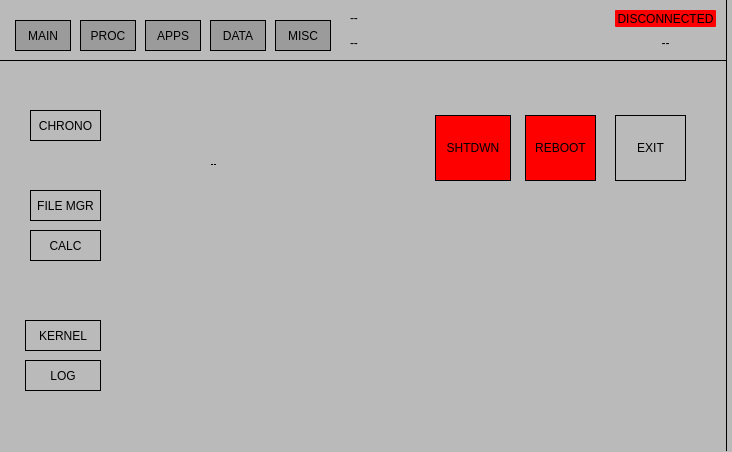
<?xml version="1.0" encoding="UTF-8"?>
<ui version="4.0">
 <class>Form</class>
 <widget class="QWidget" name="Form">
  <property name="geometry">
   <rect>
    <x>0</x>
    <y>0</y>
    <width>732</width>
    <height>452</height>
   </rect>
  </property>
  <property name="cursor">
   <cursorShape>CrossCursor</cursorShape>
  </property>
  <property name="windowTitle">
   <string>Form</string>
  </property>
  <property name="styleSheet">
   <string notr="true">background-color: rgb(186, 186, 186);
border-radius: 1px;</string>
  </property>
  <widget class="QStackedWidget" name="stackedWidget">
   <property name="geometry">
    <rect>
     <x>10</x>
     <y>55</y>
     <width>711</width>
     <height>386</height>
    </rect>
   </property>
   <property name="cursor">
    <cursorShape>CrossCursor</cursorShape>
   </property>
   <property name="styleSheet">
    <string notr="true">border:0px solid black; 
QHeaderView::section { background-color: rgb(186, 186, 186) }</string>
   </property>
   <property name="currentIndex">
    <number>4</number>
   </property>
   <widget class="QWidget" name="obc">
    <widget class="QWidget" name="gridLayoutWidget">
     <property name="geometry">
      <rect>
       <x>-10</x>
       <y>5</y>
       <width>726</width>
       <height>386</height>
      </rect>
     </property>
     <layout class="QGridLayout" name="device_grid" rowstretch="0" columnstretch="0">
      <property name="sizeConstraint">
       <enum>QLayout::SetDefaultConstraint</enum>
      </property>
      <property name="spacing">
       <number>0</number>
      </property>
     </layout>
    </widget>
   </widget>
   <widget class="QWidget" name="nav">
    <widget class="QWidget" name="gridLayoutWidget_2">
     <property name="geometry">
      <rect>
       <x>-10</x>
       <y>5</y>
       <width>726</width>
       <height>391</height>
      </rect>
     </property>
     <layout class="QGridLayout" name="processes_grid"/>
    </widget>
   </widget>
   <widget class="QWidget" name="env">
    <widget class="QWidget" name="gridLayoutWidget_3">
     <property name="geometry">
      <rect>
       <x>-10</x>
       <y>5</y>
       <width>726</width>
       <height>391</height>
      </rect>
     </property>
     <layout class="QGridLayout" name="applications_grid"/>
    </widget>
   </widget>
   <widget class="QWidget" name="data">
    <widget class="QWidget" name="gridLayoutWidget_4">
     <property name="geometry">
      <rect>
       <x>0</x>
       <y>5</y>
       <width>676</width>
       <height>326</height>
      </rect>
     </property>
     <layout class="QGridLayout" name="gridLayout_4"/>
    </widget>
   </widget>
   <widget class="QWidget" name="apps">
    <widget class="QPushButton" name="start_syslog_button">
     <property name="geometry">
      <rect>
       <x>15</x>
       <y>305</y>
       <width>76</width>
       <height>31</height>
      </rect>
     </property>
     <property name="font">
      <font>
       <pointsize>9</pointsize>
       <stylestrategy>PreferDefault</stylestrategy>
      </font>
     </property>
     <property name="cursor">
      <cursorShape>PointingHandCursor</cursorShape>
     </property>
     <property name="focusPolicy">
      <enum>Qt::WheelFocus</enum>
     </property>
     <property name="styleSheet">
      <string notr="true">border: 1px solid black; 
border-radius: 25px;
background-color: rgb(186, 186, 186);</string>
     </property>
     <property name="text">
      <string>LOG</string>
     </property>
    </widget>
    <widget class="QPushButton" name="start_dmesg_button">
     <property name="geometry">
      <rect>
       <x>15</x>
       <y>265</y>
       <width>76</width>
       <height>31</height>
      </rect>
     </property>
     <property name="font">
      <font>
       <pointsize>9</pointsize>
       <stylestrategy>PreferDefault</stylestrategy>
      </font>
     </property>
     <property name="cursor">
      <cursorShape>PointingHandCursor</cursorShape>
     </property>
     <property name="focusPolicy">
      <enum>Qt::WheelFocus</enum>
     </property>
     <property name="styleSheet">
      <string notr="true">border: 1px solid black; 
border-radius: 25px;
background-color: rgb(186, 186, 186);</string>
     </property>
     <property name="text">
      <string>KERNEL</string>
     </property>
    </widget>
    <widget class="QPushButton" name="chrono_button">
     <property name="geometry">
      <rect>
       <x>20</x>
       <y>55</y>
       <width>71</width>
       <height>31</height>
      </rect>
     </property>
     <property name="font">
      <font>
       <pointsize>9</pointsize>
       <stylestrategy>PreferDefault</stylestrategy>
      </font>
     </property>
     <property name="cursor">
      <cursorShape>PointingHandCursor</cursorShape>
     </property>
     <property name="focusPolicy">
      <enum>Qt::WheelFocus</enum>
     </property>
     <property name="styleSheet">
      <string notr="true">border: 1px solid black; 
border-radius: 25px;
background-color: rgb(186, 186, 186);</string>
     </property>
     <property name="text">
      <string>CHRONO</string>
     </property>
    </widget>
    <widget class="QPushButton" name="file_manager_button">
     <property name="geometry">
      <rect>
       <x>20</x>
       <y>135</y>
       <width>71</width>
       <height>31</height>
      </rect>
     </property>
     <property name="font">
      <font>
       <pointsize>9</pointsize>
       <stylestrategy>PreferDefault</stylestrategy>
      </font>
     </property>
     <property name="cursor">
      <cursorShape>PointingHandCursor</cursorShape>
     </property>
     <property name="focusPolicy">
      <enum>Qt::WheelFocus</enum>
     </property>
     <property name="styleSheet">
      <string notr="true">border: 1px solid black; 
border-radius: 25px;
background-color: rgb(186, 186, 186);</string>
     </property>
     <property name="text">
      <string>FILE MGR</string>
     </property>
    </widget>
    <widget class="QPushButton" name="test_speaker_button_3">
     <property name="geometry">
      <rect>
       <x>20</x>
       <y>175</y>
       <width>71</width>
       <height>31</height>
      </rect>
     </property>
     <property name="font">
      <font>
       <pointsize>9</pointsize>
       <stylestrategy>PreferDefault</stylestrategy>
      </font>
     </property>
     <property name="cursor">
      <cursorShape>PointingHandCursor</cursorShape>
     </property>
     <property name="focusPolicy">
      <enum>Qt::WheelFocus</enum>
     </property>
     <property name="styleSheet">
      <string notr="true">border: 1px solid black; 
border-radius: 25px;
background-color: rgb(186, 186, 186);</string>
     </property>
     <property name="text">
      <string>CALC</string>
     </property>
    </widget>
    <widget class="QLabel" name="uptime_label">
     <property name="geometry">
      <rect>
       <x>200</x>
       <y>100</y>
       <width>411</width>
       <height>17</height>
      </rect>
     </property>
     <property name="font">
      <font>
       <pointsize>9</pointsize>
       <stylestrategy>NoAntialias</stylestrategy>
      </font>
     </property>
     <property name="text">
      <string>--</string>
     </property>
    </widget>
    <widget class="QPushButton" name="shutdown_button">
     <property name="geometry">
      <rect>
       <x>425</x>
       <y>60</y>
       <width>76</width>
       <height>66</height>
      </rect>
     </property>
     <property name="font">
      <font>
       <pointsize>9</pointsize>
       <stylestrategy>PreferDefault</stylestrategy>
      </font>
     </property>
     <property name="cursor">
      <cursorShape>PointingHandCursor</cursorShape>
     </property>
     <property name="focusPolicy">
      <enum>Qt::WheelFocus</enum>
     </property>
     <property name="styleSheet">
      <string notr="true">border: 1px solid black; 
border-radius: 0px;
background-color: rgb(255, 0, 0);</string>
     </property>
     <property name="text">
      <string>SHTDWN</string>
     </property>
    </widget>
    <widget class="QPushButton" name="reboot_button">
     <property name="geometry">
      <rect>
       <x>515</x>
       <y>60</y>
       <width>71</width>
       <height>66</height>
      </rect>
     </property>
     <property name="font">
      <font>
       <pointsize>9</pointsize>
       <stylestrategy>PreferDefault</stylestrategy>
      </font>
     </property>
     <property name="cursor">
      <cursorShape>PointingHandCursor</cursorShape>
     </property>
     <property name="focusPolicy">
      <enum>Qt::WheelFocus</enum>
     </property>
     <property name="styleSheet">
      <string notr="true">border: 1px solid black; 
border-radius: 0px;
background-color: rgb(255, 0, 0);</string>
     </property>
     <property name="text">
      <string>REBOOT</string>
     </property>
    </widget>
    <widget class="QPushButton" name="exit_button">
     <property name="geometry">
      <rect>
       <x>605</x>
       <y>60</y>
       <width>71</width>
       <height>66</height>
      </rect>
     </property>
     <property name="font">
      <font>
       <pointsize>9</pointsize>
       <stylestrategy>PreferDefault</stylestrategy>
      </font>
     </property>
     <property name="cursor">
      <cursorShape>PointingHandCursor</cursorShape>
     </property>
     <property name="focusPolicy">
      <enum>Qt::WheelFocus</enum>
     </property>
     <property name="styleSheet">
      <string notr="true">border: 1px solid black; 
border-radius: 0px;
background-color: rgb(186, 186, 186);</string>
     </property>
     <property name="text">
      <string>EXIT</string>
     </property>
    </widget>
   </widget>
  </widget>
  <widget class="QPushButton" name="main_button">
   <property name="geometry">
    <rect>
     <x>15</x>
     <y>20</y>
     <width>56</width>
     <height>31</height>
    </rect>
   </property>
   <property name="font">
    <font>
     <pointsize>9</pointsize>
     <stylestrategy>PreferDefault</stylestrategy>
    </font>
   </property>
   <property name="cursor">
    <cursorShape>PointingHandCursor</cursorShape>
   </property>
   <property name="focusPolicy">
    <enum>Qt::WheelFocus</enum>
   </property>
   <property name="styleSheet">
    <string notr="true">border: 1px solid black; 
border-radius: 25px;
background-color: rgb(155, 155, 155);
font: 9pt &quot;Noto Sans&quot;;</string>
   </property>
   <property name="text">
    <string>MAIN</string>
   </property>
  </widget>
  <widget class="QPushButton" name="proc_button">
   <property name="geometry">
    <rect>
     <x>80</x>
     <y>20</y>
     <width>56</width>
     <height>31</height>
    </rect>
   </property>
   <property name="font">
    <font>
     <pointsize>9</pointsize>
     <stylestrategy>PreferDefault</stylestrategy>
    </font>
   </property>
   <property name="cursor">
    <cursorShape>PointingHandCursor</cursorShape>
   </property>
   <property name="focusPolicy">
    <enum>Qt::WheelFocus</enum>
   </property>
   <property name="styleSheet">
    <string notr="true">border: 1px solid black; 
border-radius: 25px;
background-color: rgb(155, 155, 155);
font: 9pt &quot;Noto Sans&quot;;</string>
   </property>
   <property name="text">
    <string>PROC</string>
   </property>
  </widget>
  <widget class="QPushButton" name="apps_button">
   <property name="geometry">
    <rect>
     <x>145</x>
     <y>20</y>
     <width>56</width>
     <height>31</height>
    </rect>
   </property>
   <property name="font">
    <font>
     <pointsize>9</pointsize>
     <stylestrategy>PreferDefault</stylestrategy>
    </font>
   </property>
   <property name="cursor">
    <cursorShape>PointingHandCursor</cursorShape>
   </property>
   <property name="focusPolicy">
    <enum>Qt::WheelFocus</enum>
   </property>
   <property name="styleSheet">
    <string notr="true">border: 1px solid black; 
border-radius: 25px;
background-color: rgb(155, 155, 155);
font: 9pt &quot;Noto Sans&quot;;</string>
   </property>
   <property name="text">
    <string>APPS</string>
   </property>
  </widget>
  <widget class="QPushButton" name="data_button">
   <property name="geometry">
    <rect>
     <x>210</x>
     <y>20</y>
     <width>56</width>
     <height>31</height>
    </rect>
   </property>
   <property name="font">
    <font>
     <pointsize>9</pointsize>
     <stylestrategy>PreferDefault</stylestrategy>
    </font>
   </property>
   <property name="cursor">
    <cursorShape>PointingHandCursor</cursorShape>
   </property>
   <property name="focusPolicy">
    <enum>Qt::WheelFocus</enum>
   </property>
   <property name="styleSheet">
    <string notr="true">border: 1px solid black; 
border-radius: 25px;
background-color: rgb(155, 155, 155);
font: 9pt &quot;Noto Sans&quot;;</string>
   </property>
   <property name="text">
    <string>DATA</string>
   </property>
  </widget>
  <widget class="QPushButton" name="misc_button">
   <property name="geometry">
    <rect>
     <x>275</x>
     <y>20</y>
     <width>56</width>
     <height>31</height>
    </rect>
   </property>
   <property name="font">
    <font>
     <pointsize>9</pointsize>
     <stylestrategy>PreferDefault</stylestrategy>
    </font>
   </property>
   <property name="cursor">
    <cursorShape>PointingHandCursor</cursorShape>
   </property>
   <property name="focusPolicy">
    <enum>Qt::WheelFocus</enum>
   </property>
   <property name="styleSheet">
    <string notr="true">border: 1px solid black; 
border-radius: 25px;
background-color: rgb(155, 155, 155);
font: 9pt &quot;Noto Sans&quot;;</string>
   </property>
   <property name="text">
    <string>MISC</string>
   </property>
  </widget>
  <widget class="Line" name="hline">
   <property name="geometry">
    <rect>
     <x>0</x>
     <y>60</y>
     <width>726</width>
     <height>1</height>
    </rect>
   </property>
   <property name="autoFillBackground">
    <bool>false</bool>
   </property>
   <property name="styleSheet">
    <string notr="true">background-color: rgb(0, 0, 0);
color: rgb(0, 0, 0);
border: 1.0px solid black;</string>
   </property>
   <property name="lineWidth">
    <number>1</number>
   </property>
   <property name="midLineWidth">
    <number>1</number>
   </property>
   <property name="orientation">
    <enum>Qt::Horizontal</enum>
   </property>
  </widget>
  <widget class="Line" name="vline">
   <property name="geometry">
    <rect>
     <x>726</x>
     <y>0</y>
     <width>1</width>
     <height>451</height>
    </rect>
   </property>
   <property name="styleSheet">
    <string notr="true">background-color: rgb(0, 0, 0);
color: rgb(0, 0, 0);
border: 1.0px solid black;</string>
   </property>
   <property name="orientation">
    <enum>Qt::Vertical</enum>
   </property>
  </widget>
  <widget class="QLabel" name="ip_addr_label">
   <property name="geometry">
    <rect>
     <x>615</x>
     <y>35</y>
     <width>101</width>
     <height>16</height>
    </rect>
   </property>
   <property name="font">
    <font>
     <pointsize>9</pointsize>
     <stylestrategy>PreferDefault</stylestrategy>
    </font>
   </property>
   <property name="styleSheet">
    <string notr="true">font: 9pt &quot;Noto Sans&quot;;</string>
   </property>
   <property name="text">
    <string>--</string>
   </property>
   <property name="alignment">
    <set>Qt::AlignCenter</set>
   </property>
  </widget>
  <widget class="QLabel" name="connection_status_label">
   <property name="geometry">
    <rect>
     <x>615</x>
     <y>10</y>
     <width>101</width>
     <height>17</height>
    </rect>
   </property>
   <property name="font">
    <font>
     <pointsize>9</pointsize>
     <stylestrategy>PreferDefault</stylestrategy>
    </font>
   </property>
   <property name="styleSheet">
    <string notr="true">background-color: rgb(255, 0, 0);</string>
   </property>
   <property name="text">
    <string>DISCONNECTED</string>
   </property>
   <property name="alignment">
    <set>Qt::AlignCenter</set>
   </property>
  </widget>
  <widget class="QLabel" name="systemtime_label">
   <property name="geometry">
    <rect>
     <x>350</x>
     <y>10</y>
     <width>256</width>
     <height>16</height>
    </rect>
   </property>
   <property name="font">
    <font>
     <pointsize>9</pointsize>
     <stylestrategy>PreferDefault</stylestrategy>
    </font>
   </property>
   <property name="styleSheet">
    <string notr="true">font: 9pt &quot;Noto Sans&quot;;</string>
   </property>
   <property name="text">
    <string>--</string>
   </property>
   <property name="alignment">
    <set>Qt::AlignLeading|Qt::AlignLeft|Qt::AlignVCenter</set>
   </property>
  </widget>
  <widget class="QLabel" name="gpstime_label">
   <property name="geometry">
    <rect>
     <x>350</x>
     <y>35</y>
     <width>256</width>
     <height>16</height>
    </rect>
   </property>
   <property name="font">
    <font>
     <pointsize>9</pointsize>
     <stylestrategy>PreferDefault</stylestrategy>
    </font>
   </property>
   <property name="styleSheet">
    <string notr="true">font: 9pt &quot;Noto Sans&quot;;</string>
   </property>
   <property name="text">
    <string>--</string>
   </property>
   <property name="alignment">
    <set>Qt::AlignLeading|Qt::AlignLeft|Qt::AlignVCenter</set>
   </property>
  </widget>
 </widget>
 <resources/>
 <connections/>
</ui>
